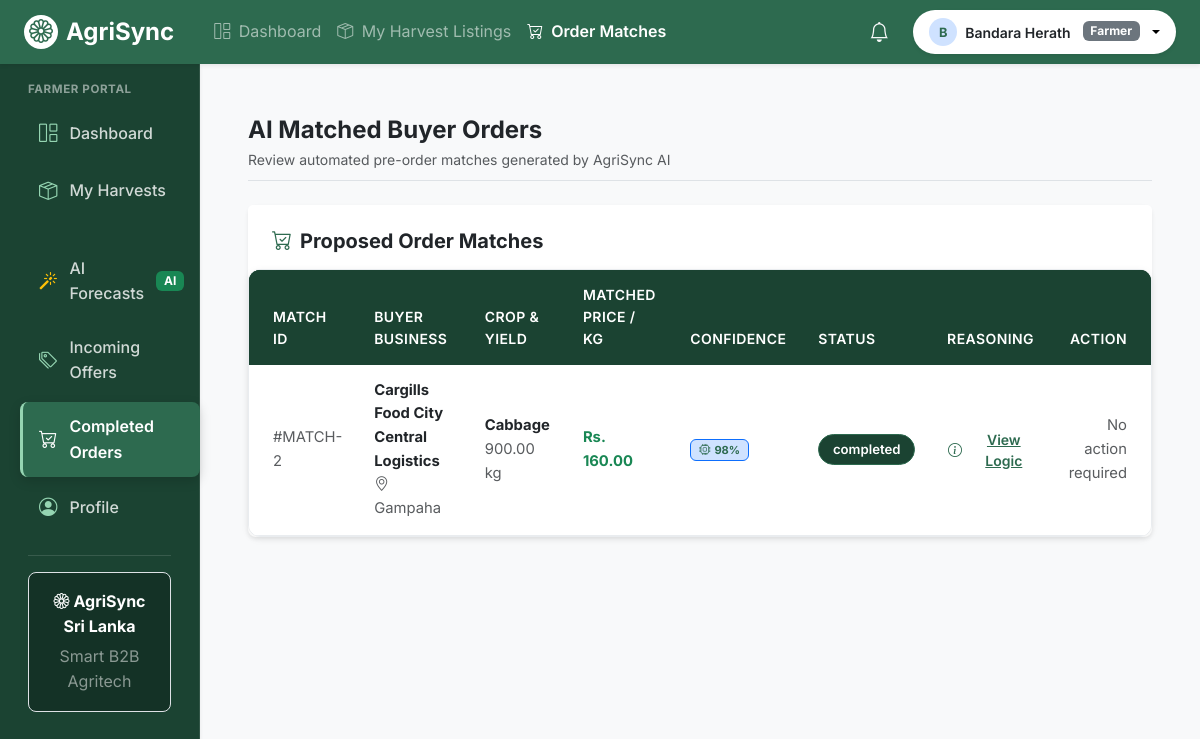
The app's page /farmer/orders.php (signed in) with its own data.
### tables this page shows
CREATE TABLE IF NOT EXISTS `order_matches` (
  `id` int(11) NOT NULL AUTO_INCREMENT,
  `order_id` int(11) NOT NULL,
  `listing_id` int(11) NOT NULL,
  `farmer_id` int(11) NOT NULL,
  `business_id` int(11) NOT NULL,
  `matched_price` decimal(10,2) NOT NULL,
  `agent_reasoning` text NOT NULL,
  `confidence_score` int(11) NOT NULL,
  `status` enum('proposed','accepted','rejected','completed') NOT NULL DEFAULT 'proposed',
  `created_at` timestamp NOT NULL DEFAULT CURRENT_TIMESTAMP,
  `updated_at` timestamp NOT NULL DEFAULT CURRENT_TIMESTAMP ON UPDATE CURRENT_TIMESTAMP,
  PRIMARY KEY (`id`),
  UNIQUE KEY `unique_match` (`order_id`,`listing_id`),
  KEY `farmer_id_index` (`farmer_id`),
  KEY `business_id_index` (`business_id`),
  KEY `status_index` (`status`),
  CONSTRAINT `fk_match_order` FOREIGN KEY (`order_id`) REFERENCES `order_requests` (`id`) ON DELETE CASCADE,
  CONSTRAINT `fk_match_listing` FOREIGN KEY (`listing_id`) REFERENCES `harvest_listings` (`id`) ON DELETE CASCADE,
  CONSTRAINT `fk_match_farmer` FOREIGN KEY (`farmer_id`) REFERENCES `users` (`id`) ON DELETE CASCADE,
  CONSTRAINT `fk_match_business` FOREIGN KEY (`business_id`) REFERENCES `users` (`id`) ON DELETE CASCADE
);

CREATE TABLE IF NOT EXISTS `users` (
  `id` int(11) NOT NULL AUTO_INCREMENT,
  `name` varchar(100) NOT NULL,
  `email` varchar(150) NOT NULL,
  `password_hash` varchar(255) NOT NULL,
  `role` enum('farmer','business','admin') NOT NULL,
  `phone` varchar(20) DEFAULT NULL,
  `district` varchar(50) DEFAULT NULL,
  `is_active` tinyint(1) NOT NULL DEFAULT 1,
  `created_at` timestamp NOT NULL DEFAULT CURRENT_TIMESTAMP,
  `updated_at` timestamp NOT NULL DEFAULT CURRENT_TIMESTAMP ON UPDATE CURRENT_TIMESTAMP,
  PRIMARY KEY (`id`),
  UNIQUE KEY `email_unique` (`email`),
  KEY `role_index` (`role`),
  KEY `district_index` (`district`)
);

CREATE TABLE IF NOT EXISTS `order_requests` (
  `id` int(11) NOT NULL AUTO_INCREMENT,
  `business_id` int(11) NOT NULL,
  `crop_type` varchar(50) NOT NULL,
  `quantity_kg` decimal(10,2) NOT NULL,
  `max_price` decimal(10,2) NOT NULL,
  `delivery_date` date NOT NULL,
  `urgency` enum('low','medium','high') NOT NULL DEFAULT 'medium',
  `status` enum('pending','matching','matched','fulfilled','cancelled') NOT NULL DEFAULT 'pending',
  `notes` text DEFAULT NULL,
  `created_at` timestamp NOT NULL DEFAULT CURRENT_TIMESTAMP,
  `updated_at` timestamp NOT NULL DEFAULT CURRENT_TIMESTAMP ON UPDATE CURRENT_TIMESTAMP,
  PRIMARY KEY (`id`),
  KEY `business_id_index` (`business_id`),
  KEY `crop_type_index` (`crop_type`),
  KEY `status_index` (`status`),
  CONSTRAINT `fk_order_business` FOREIGN KEY (`business_id`) REFERENCES `users` (`id`) ON DELETE CASCADE
);

### includes/functions.php (called while the page is built, shortened)
<?php
function getStatusBadgeClass(string $status): string {
    return match (strtolower(trim($status))) {
        'pending', 'proposed'                     => 'badge-pending',
        'matching'                                 => 'badge-matching',
        'matched'                                  => 'badge-matched',
        'accepted', 'available'                    => 'badge-accepted',
        'in transit', 'in_transit'                 => 'badge-in-transit',
        'delivered', 'sold', 'fulfilled', 'completed' => 'badge-delivered',
        'cancelled', 'rejected'                    => 'badge-cancelled',
        default                                    => 'badge-status-secondary',
    };
}

### farmer/orders.php (the view, shortened to what this page needs)
<?php
require_once __DIR__ . '/../includes/header.php';
require_once __DIR__ . '/../includes/navbar.php';
$farmer_id = (int)$_SESSION['user_id'];
$db = getDbConnection();
try {
    $stmt = $db->prepare("
        SELECT
            m.id as match_id,
            m.matched_price,
            m.agent_reasoning,
            m.confidence_score,
            m.status as match_status,
            m.created_at as matched_at,
            o.id as order_id,
            o.crop_type,
            o.quantity_kg,
            o.urgency,
            u.name as business_name,
            u.district as business_district
        FROM order_matches m
        JOIN order_requests o ON m.order_id = o.id
        JOIN users u ON m.business_id = u.id
        WHERE m.farmer_id = ?
        ORDER BY m.created_at DESC
    ");
    $stmt->execute([$farmer_id]);
    $matches = $stmt->fetchAll();
} catch (PDOException $e) {
    $matches = [];
}
?>
<div class="container-fluid dashboard-wrapper">
    <div class="row">
        <?php require_once __DIR__ . '/../includes/sidebar.php'; ?>
        <main class="col-md-9 ms-sm-auto col-lg-10 px-md-4 main-content">
            <div class="container-fluid px-4 py-4">
    <div class="d-flex flex-column flex-md-row justify-content-between align-items-md-center mb-4 pb-2 border-bottom">
        <div>
            <h2 class="fw-bold text-dark mb-1">AI Matched Buyer Orders</h2>
            <p class="text-muted small mb-0">Review automated pre-order matches generated by AgriSync AI</p>
        </div>
    </div>
    <div class="card border-0 shadow-sm rounded-3">
        <div class="card-header bg-white border-0 pt-4 px-4">
            <h5 class="fw-bold text-dark mb-0"><i class="bi bi-cart-check text-primary me-2"></i>Proposed Order Matches</h5>
        </div>
        <div class="card-body p-0">
            <div class="table-responsive">
                <table class="table table-hover align-middle mb-0">
                    <thead class="table-light">
                        <tr>
                            <th class="ps-4">Match ID</th>
                            <th>Buyer Business</th>
                            <th>Crop & Yield</th>
                            <th>Matched Price / kg</th>
                            <th>Confidence</th>
                            <th>Status</th>
                            <th>Reasoning</th>
                            <th class="pe-4 text-end">Action</th>
                        </tr>
                    </thead>
                    <tbody>
                        <?php if (empty($matches)): ?>
                            <tr>
                                <td colspan="8" class="p-0">
                                    <?php
                                    require_once __DIR__ . '/../includes/empty_state.php';
                                    echo renderEmptyState('No proposed order matches yet', 'AI Broker matches available yields automatically as buyer pre-orders come in.', 'bi-cart-check', 'Manage Harvest Listings', APP_URL . '/farmer/listings.php');
                                    ?>
                                </td>
                            </tr>
                        <?php else: ?>
                            <?php foreach ($matches as $m): ?>
                                <tr>
                                    <td class="ps-4 text-muted">#MATCH-<?= $m['match_id'] ?></td>
                                    <td>
                                        <div class="fw-bold text-dark"><?= htmlspecialchars($m['business_name'], ENT_QUOTES, 'UTF-8') ?></div>
                                        <div class="text-muted extra-small"><i class="bi bi-geo-alt me-1"></i><?= htmlspecialchars($m['business_district'], ENT_QUOTES, 'UTF-8') ?></div>
                                    </td>
                                    <td>
                                        <span class="fw-bold text-dark"><?= htmlspecialchars($m['crop_type'], ENT_QUOTES, 'UTF-8') ?></span>
                                        <div class="text-muted extra-small"><?= number_format($m['quantity_kg'], 2) ?> kg</div>
                                    </td>
                                    <td class="fw-bold text-success">Rs. <?= number_format($m['matched_price'], 2) ?></td>
                                    <td>
                                        <span class="badge bg-primary-subtle text-primary border border-primary px-2 py-1">
                                            <i class="bi bi-cpu me-1"></i><?= (int)$m['confidence_score'] ?>%
                                        </span>
                                    </td>
                                    <td>
                                        <span class="badge <?= getStatusBadgeClass($m['match_status']) ?>"><?= htmlspecialchars($m['match_status'], ENT_QUOTES, 'UTF-8') ?></span>
                                    </td>
                                    <td>
                                        <button type="button" class="btn btn-sm btn-link text-primary p-0 extra-small" onclick="viewReasoning(`<?= htmlspecialchars(addslashes($m['agent_reasoning']), ENT_QUOTES, 'UTF-8') ?>`)">
                                            <i class="bi bi-info-circle me-1"></i>View Logic
                                        </button>
                                    </td>
                                    <td class="pe-4 text-end">
                                        <?php if ($m['match_status'] === 'proposed'): ?>
                                            <button type="button" class="btn btn-sm btn-success me-1" onclick="respondMatch(<?= $m['match_id'] ?>, 'accept')">
                                                <i class="bi bi-check-lg me-1"></i> Accept
                                            </button>
                                            <button type="button" class="btn btn-sm btn-outline-danger" onclick="respondMatch(<?= $m['match_id'] ?>, 'reject')">
                                                <i class="bi bi-x-lg me-1"></i> Reject
                                            </button>
                                        <?php else: ?>
                                            <span class="text-muted extra-small">No action required</span>
                                        <?php endif; ?>
                                    </td>
                                </tr>
                            <?php endforeach; ?>
                        <?php endif; ?>
                    </tbody>
                </table>
            </div>
        </div>
    </div>
</div>
        </main>
    </div>
</div>
<?php require_once __DIR__ . '/../includes/footer.php'; ?>

### assets/css/style.css (style rules this page uses)
:root { --clr-primary: #2D6A4F; --clr-primary-dark: #1B4332; --clr-primary-light: #40916C; --clr-accent: #95D5B2; --clr-accent-light: #D8F3DC; --clr-bg: #F8F9FA; --clr-surface: #FFFFFF; --clr-text: #212529; --clr-text-muted: #6C757D; --clr-border: #E9ECEF; --clr-danger: #DC3545; --clr-warning: #FFC107; --clr-info: #0DCAF0; --radius-sm: 8px; --radius-md: 12px; --radius-lg: 16px; --shadow-sm: 0 2px 8px rgba(0, 0, 0, 0.06); --shadow-md: 0 4px 16px rgba(0, 0, 0, 0.08); --shadow-lg: 0 10px 30px rgba(0, 0, 0, 0.12); --transition-fast: all 0.2s ease; }
body { font-family: 'Inter', -apple-system, BlinkMacSystemFont, 'Segoe UI', Roboto, sans-serif; background-color: var(--clr-bg); color: var(--clr-text); line-height: 1.6; -webkit-font-smoothing: antialiased; }
h1, h2, h3, h4, h5, h6 { font-family: 'Inter', sans-serif; font-weight: 700; color: var(--clr-primary-dark); }
h2 { font-size: 1.5rem; }
.card, .agri-card { background-color: var(--clr-surface); border: 1px solid var(--clr-border); border-radius: var(--radius-md); box-shadow: var(--shadow-sm); transition: var(--transition-fast); }
.card-header { background-color: transparent; border-bottom: 1px solid var(--clr-border); font-weight: 600; padding: 1rem 1.25rem; }
.btn { border-radius: var(--radius-sm); min-height: 44px; font-weight: 600; display: inline-flex; align-items: center; justify-content: center; gap: 0.5rem; padding: 0.5rem 1.25rem; transition: var(--transition-fast); }
.badge-status, .badge-pending, .badge-matching, .badge-matched, .badge-accepted, .badge-in-transit, .badge-delivered, .badge-cancelled { padding: 0.4rem 0.85rem; border-radius: 50rem; font-size: 0.825rem; font-weight: 600; display: inline-flex; align-items: center; gap: 0.35rem; line-height: 1.2; }
.badge-delivered, .badge-status-completed { background-color: #1B4332; color: #FFFFFF; border: 1px solid #2D6A4F; }
.dashboard-wrapper { min-height: calc(100vh - 56px); }
.main-content { background-color: var(--clr-bg); min-height: calc(100vh - 56px); padding: 1.75rem 1.5rem; }
.table-responsive { border-radius: var(--radius-md); overflow: hidden; box-shadow: var(--shadow-sm); border: 1px solid var(--clr-border); background-color: var(--clr-surface); }
.table { margin-bottom: 0; width: 100%; vertical-align: middle; }
.table thead, .table thead tr, .table thead th { background-color: var(--clr-primary-dark) !important; color: #ffffff !important; font-weight: 600; font-size: 0.875rem; text-transform: uppercase; letter-spacing: 0.03em; padding: 0.875rem 1rem; border-bottom: none; }
.table tbody tr { transition: var(--transition-fast); }
.table tbody td { padding: 0.875rem 1rem; color: var(--clr-text); border-bottom: 1px solid var(--clr-border); font-size: 0.925rem; }
.text-primary { color: var(--clr-primary) !important; }

### records on screen
order_matches: id "2", business.name "Cargills Food City Central Logistics", business.district "Gampaha", order.crop_type "Cabbage", order.quantity_kg "900.00", matched_price "160.00", confidence_score "98", status "completed", shows "No action required"

### other values on screen
substr($user_name, 0, 1) "B"
$user_name "Bandara Herath"
$user_role "Farmer"
$user_role "FARMER"
